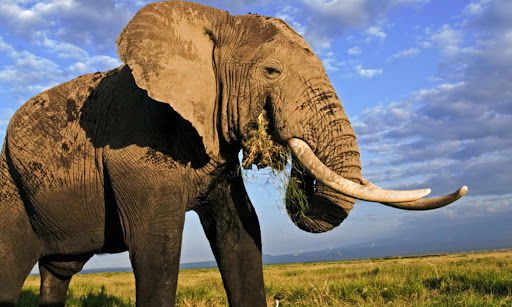
#> input picture data/1.jpg, 512 x 307 px, found by its file name
$ python '6. Image Scaling.py'
#> lines starting #> are read from the running program, lines starting #| are printed output that depends on the picture
import cv2
import numpy as np

img = cv2.imread('data/1.jpg')
#> img is the input picture: shape (307, 512, 3); mean B, G, R 107.6, 112.1, 117.2
cv2.imshow('img', img)
cv2.waitKey()

img_small = cv2.resize(img, None, fx=0.5, fy=0.5)
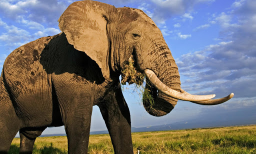
#> img_small: shape (154, 256, 3); mean B, G, R 107.5, 112.1, 117.3
cv2.imshow('img_small', img_small)
cv2.waitKey()

INTER_CUBIC = cv2.resize(img, None, fx=2, fy=2, interpolation=cv2.INTER_CUBIC)
cv2.imshow('INTER_CUBIC', INTER_CUBIC)
cv2.waitKey()

INTER_AREA = cv2.resize(img, None, fx=1, fy=1, interpolation=cv2.INTER_AREA)
cv2.imshow('INTER_AREA', INTER_AREA)
cv2.waitKey()

INTER_NEAREST = cv2.resize(img, None, fx=1, fy=1, interpolation=cv2.INTER_NEAREST)
cv2.imshow('INTER_NEAREST', INTER_NEAREST)
cv2.waitKey()

INTER_LINEAR = cv2.resize(img, None, fx=1, fy=1, interpolation=cv2.INTER_LINEAR)
cv2.imshow('INTER_LINEAR', INTER_LINEAR)
cv2.waitKey()

INTER_LANCZOS4 = cv2.resize(img, None, fx=1, fy=1, interpolation=cv2.INTER_LANCZOS4)
cv2.imshow('INTER_LANCZOS4', INTER_LANCZOS4)
cv2.waitKey()

cv2.destroyAllWindows()
